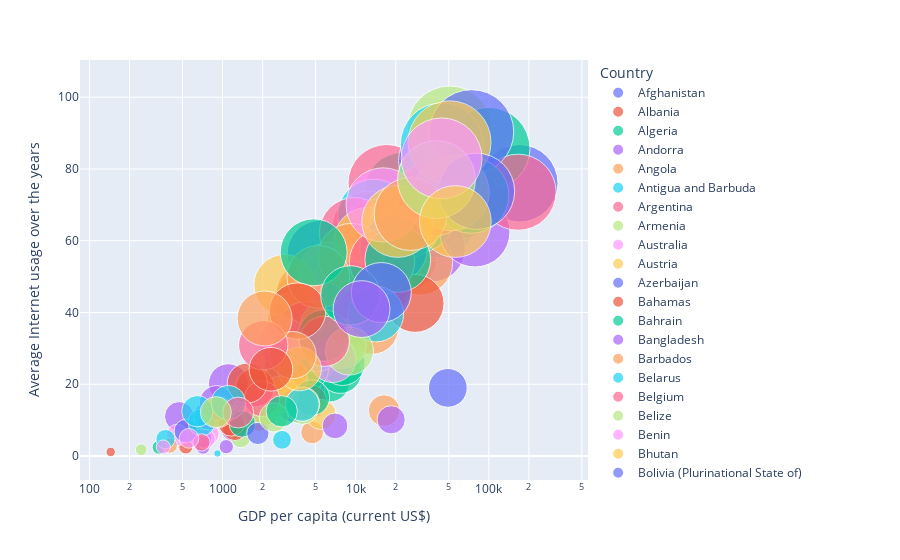

Notebook code cell kept with this figure:
### Code cell
x="GDP per capita (current US$)"
y="Average Internet usage over the years"
color="Country"
size= "Average Internet usage over the years"
hover_name="country"
log_x=True 
size_max=60

scatter_plot(GDP_vs_int_usage,x,y,color,size,hover_name,log_x,size_max)
